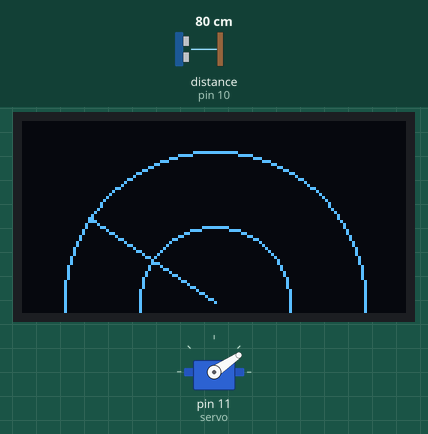
Recording of a sketch running on a simulated Arduino Uno, built with avr-gcc and run on an emulated ATmega328P. Shown: servo, 128×64 one-colour display. The test bench sets the inputs (shaded band); at power-on: distance to the obstacle (sensor on pin 10) 80 cm. The echo pulse lasts 58.3 µs per cm.

Above: at 1.2 s.
1.3 s: distance to the obstacle (sensor on pin 10) set to 33 cm
2.9 s: distance to the obstacle (sensor on pin 10) set to 27 cm
At 4.38 s:
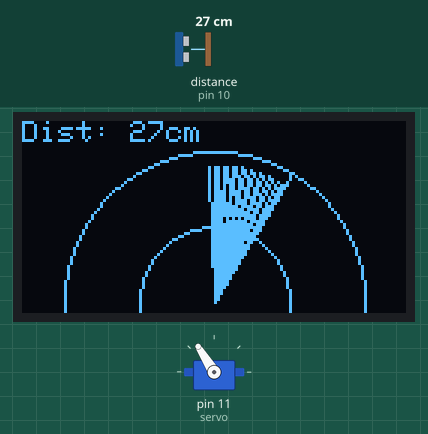
4.7 s: distance to the obstacle (sensor on pin 10) set to 35 cm
At 4.85 s:
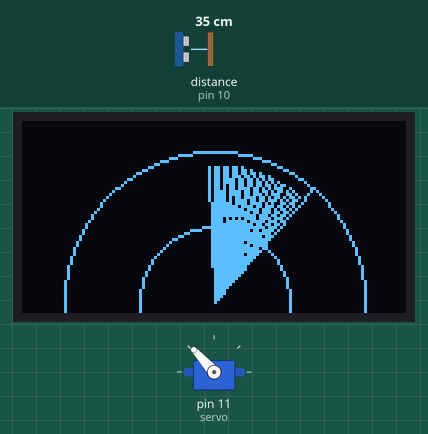
6.5 s: distance to the obstacle (sensor on pin 10) set to 2 cm
At 6.66 s:
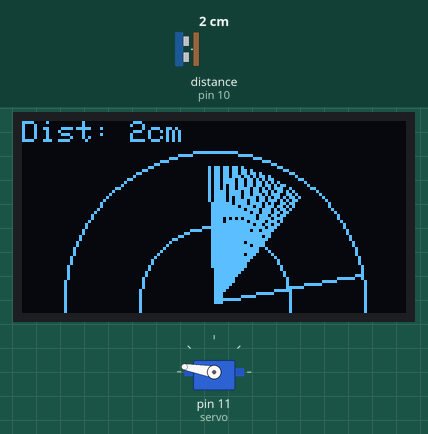
8.4 s: distance to the obstacle (sensor on pin 10) set to 60 cm
At 9.24 s:
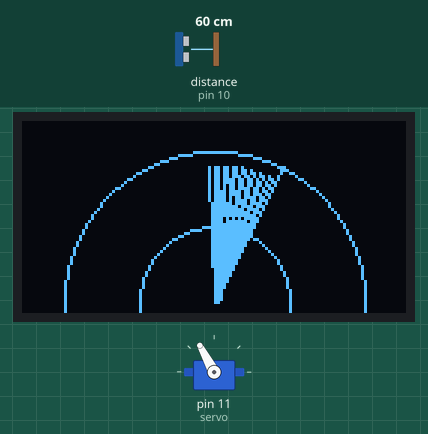
Timing chart, 0 to 14.9 s (numbered marks = the images above; inputs shaded):
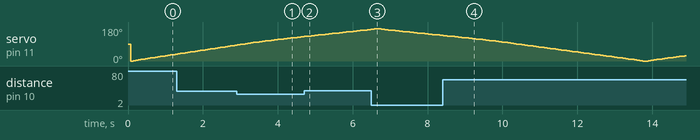

Measured:
- the behaviour switches between 31 and 30 cm on distance to the obstacle (sensor on pin 10) (found by bisection; images 0 and 1)
- after the input at 2.9 s, the display: first differs from a run without the input after 0.09 s (image 1 shows a later state)
- after the input at 4.7 s, the display: first differs from a run without the input after 0.11 s (image 2)
- after the input at 6.5 s, the display: changes after 0.08 s (image 3)
- after the input at 8.4 s, the display: first differs from a run without the input after 0.12 s (image 4 shows a later state)

The sketch:

Radar.ino
```cpp
#include <Wire.h>
#include <Adafruit_GFX.h>
#include <Adafruit_SSD1306.h>
#include <Servo.h>
#include <NewPing.h>

// Screen data
#define SCREEN_WIDTH 128
#define SCREEN_HEIGHT 64
#define OLED_RESET    -1

// Radar data
#define TRIGGER_PIN  9
#define ECHO_PIN     10
#define MAX_DISTANCE 30

// Objects
Adafruit_SSD1306 display(SCREEN_WIDTH, SCREEN_HEIGHT, &Wire, OLED_RESET);
NewPing sonar(TRIGGER_PIN, ECHO_PIN, MAX_DISTANCE);
Servo servo;

// Center Radar
const int centerX = 64;
const int centerY = 60;
const int radius = 50;

// Memory to store the distance at each angle
byte distances[180];

void setup() {
  servo.attach(11);
  if(!display.begin(SSD1306_SWITCHCAPVCC, 0x3C)) {
    for(;;); // Don't proceed, loop forever if display fails
  }
  display.clearDisplay();
  display.setTextSize(1);
  display.setTextColor(WHITE);
}

void loop() {
  // Sweep from 0 to 170
  for(int angle = 0; angle <= 170; angle += 2) {
    updateRadar(angle);
  }
  // Sweep back from 170 to 0
  for(int angle = 170; angle >= 0; angle -= 2) {
    updateRadar(angle);
  }
}

void updateRadar(int angle) {
  int distance = sonar.ping_cm();

  // Add scan to memory
  distances[angle] = distance;

  display.clearDisplay();

  // Draw the semicricles
  display.drawCircle(centerX, centerY, radius, WHITE);
  display.drawCircle(centerX, centerY, radius/2, WHITE);

  // Loop over memory
  for (int i = 0; i <= 170; i += 2) {
    // If the scan has an object (non-zero)
    if (distances[i] > 0) {
      // Map the distance to a coresponding point in the circle
      float rad = (180 - i) * 3.14159 / 180.0;
      int blipRadius = map(distances[i], 0, MAX_DISTANCE, 0, radius);
      int xBlip = centerX + blipRadius * cos(rad);
      int yBlip = centerY - blipRadius * sin(rad);

      // Cast a line to that point
      display.drawLine(centerX, centerY, xBlip, yBlip, WHITE);
    }
  }

  // Draw scanline
  float currentRadian = (180 - angle) * 3.14159 / 180.0;
  int xEnd = centerX + radius * cos(currentRadian);
  int yEnd = centerY - radius * sin(currentRadian);
  display.drawLine(centerX, centerY, xEnd, yEnd, WHITE);

  // Print current distance at top (only if something is currently detected)
  if (distance > 0 && distance <= MAX_DISTANCE) {
    display.setCursor(0,0);
    display.print("Dist: ");
    display.print(distance);
    display.print("cm");
  }

  display.display();
  servo.write(angle);
  delay(30); // Adjust for speed
}
```
